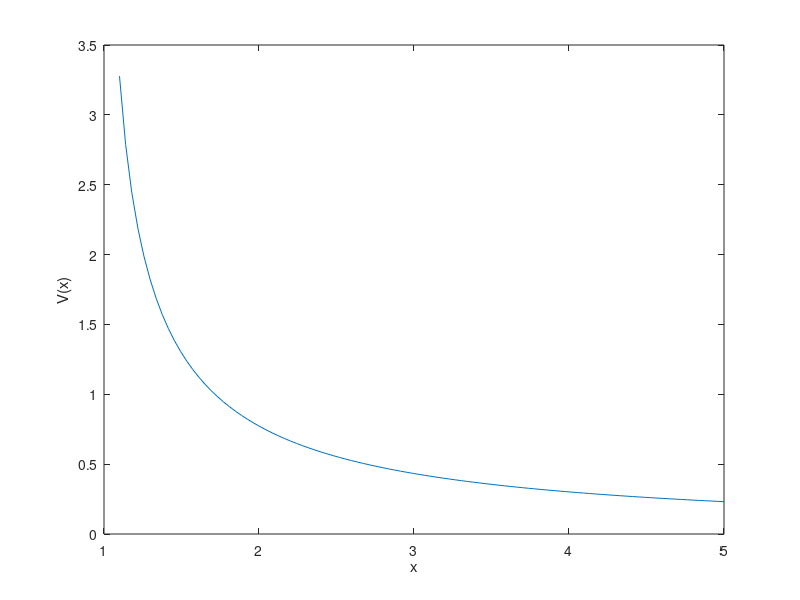

Source code (MATLAB): (Note: this script raises an error after producing the figure.)
clear;

% First case (1D line charge)
r = linspace(1.1,5,100);    % displacement from origin along x-axis
r_p = linspace(0,1,100);    % source displacement vector
f = @(r,r_p) 2 .* r_p./(r - r_p);   % functional form of integral (1/(4*pi*epsilon_0) set to unity)
n = length(r);
V = [];
for d = r(1:n)
    V = [V,trapz(r_p,f(d,r_p))];    % trapezoidal method for taking integral

end 

figure(1)
plot(r,V)
xlabel('x')
ylabel('V(x)')

% Solving for E field
[E_neg,rc] = Der(V,r);  % derivative of potential using central diff.
E = -E_neg;             % E field is neg. of the gradient of potential

figure(2)
plot(rc,E)
xlabel('x')
ylabel('E(x)')

% Second case (2d line charge)
x = linspace(1,5,80);  % displacement from origin along x-axis
y = linspace(2,6,80);  % displacement from origin along y-axis
x_p = linspace(0,1,100);    % displacement vector of first line charge
y_p = linspace(1,2,100);    % displacement vector of second line charge

f1 = @(x,y,x_p) x_p.^2 ./sqrt((x-x_p).^2 + y.^2);   % functional form of integral for potential of first line charge

f2 = @(x,y,y_p) y_p ./sqrt(x.^2 + (y-y_p).^2);      % functional form of integral for potential of second line charge

V = zeros(length(x),length(y));
for i = 1:length(x)
    for j = 1:length(y)
        
        V1 = trapz(x_p,f1(x(i),y(j),x_p)) ;         % potential V is sum of potentials from each line charge
        V2 = trapz(y_p,f2(x(i),y(j),y_p)) ; 
        V(i,j) = V1 + V2;
    end    
    
end    


figure(3)
mesh(x,y,V)
xlabel('x')
ylabel('y')
zlabel('V(x,y)')
az = 45;
el = 45;
view(az,el);


% Solving for E field

Ex = -diff(V)./0.05 ;   % 0.05 is difference between adjacent x and y values 
Ey = -diff(V,1,2)./0.05;
xc = 0.5*conv2(x,[1,1],'valid');    % since the above equations solved for the average E field between adjacent
yc = 0.5*conv2(y,[1,1],'valid');    % points, we need to take the avg. x and y positions between points 

figure(4)
mesh(y,xc,Ex)
xlabel('x')
ylabel('y')
zlabel('Ex(x,y)')
az = 45;
el = 45;
view(az,el);

figure(5)
mesh(yc,x,Ey)
xlabel('x')
ylabel('y')
zlabel('Ey(x,y)')
az = 45;
el  =45;
view(az,el);

% Third case (2d disk of charge)
x = linspace(-4,4,160);
y = linspace(-4,4,160);
z = 1;


V = zeros(length(x),length(y));

%Using MATLAB polar integral function to solve potential
for i = 1:length(x)
    for j = 1:length(y)
        f = @ (theta,r) cos(theta).* r.^2./sqrt((x(i)-r.*cos(theta)).^2 + (y(j)-r.*sin(theta)).^2 + z.^2);
        V(i,j) = integral2(f,0,2,0,2*pi) ; 
    end    

end    

figure(6)
mesh(x,y,V)
xlabel('x')
ylabel('y')
zlabel('V(x,y)')


% Solving for E field

Ex = -diff(V)./0.05 ;   %taking difference in V down columns
Ey  = -diff(V,1,2)./0.05;   %taking diff in V across rows 
xc = 0.5*conv2(x,[1,1],'valid');
yc = 0.5*conv2(y,[1,1],'valid');

figure(7)
mesh(y,xc,Ex)
xlabel('x')
ylabel('y')
zlabel('Ex(x,y)')

figure(8)
mesh(yc,x,Ey)
xlabel('x')
ylabel('y')
zlabel('Ey(x,y)')

